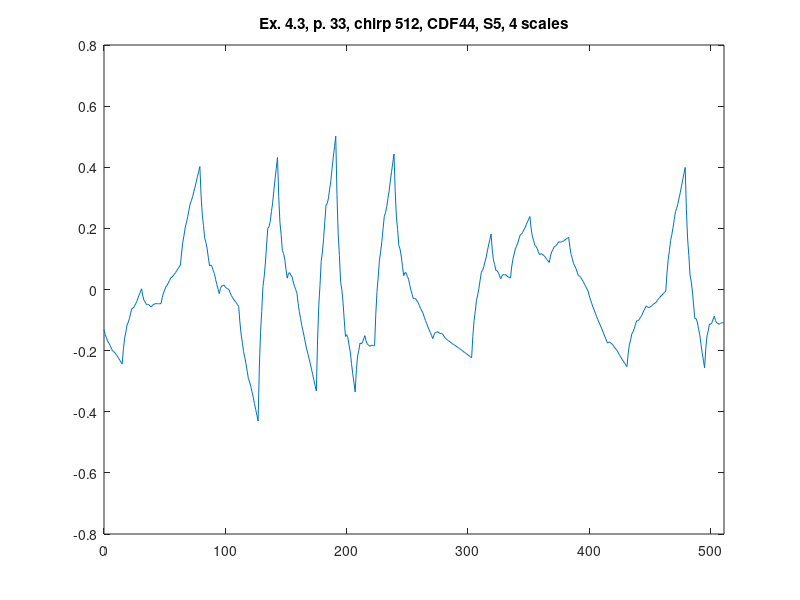

Reproduce this figure in MATLAB.
%% ========================================================================
%% Programmatic octave notes on "Ripples in Mathematics" by A. Jensen
%% and A. la Cour-Harbo written with a deep gratitude to the authors for
%% this wonderful text. 
%% 
%% Reconstruction of graphs in Ex. 4.3, p.33, Ch 04, S5, CDF44, 4 scales.
%%
%% Author: Vladimir Kulyukin
%% 
%% NB: I have tested this code in Octave 4.
%% =========================================================================
t = [0:511];

%%y_ex_4_3_chirp_512_p33 = arrayfun(@(x) sin(x*x), t);

y_ex_4_3_chirp_CDF44_S5_512_p33 = [
-0.1311593855557856
-0.14752887134187934
-0.15776830637746508
-0.1696502835612112
-0.17540220999444936
-0.1827966785758479
-0.19183368930540687
-0.20043058219283216
-0.2028974243297495
-0.20700680861482718
-0.2127587350480653
-0.21807054363916972
-0.22502489437843465
-0.23153912727556586
-0.23761324233056338
-0.24380528660593512
-0.1940625781433204
-0.15930754150568363
-0.13954017669302493
-0.11575687731844063
-0.1069612497688344
-0.0941496876573026
-0.07732219098384523
-0.06157076073311203
-0.06080700230735692
-0.05602730931967623
-0.04723168177006998
-0.039512120643187904
-0.027776624954380297
-0.017117195688296862
-0.007533832844937617
0.0023378611273928217
-0.021228604125106965
-0.03583534161693019
-0.04148235134807687
-0.04953011289709953
-0.048618146685445646
-0.050106932291667745
-0.053996469715765855
-0.05724272762903652
-0.05152925778163068
-0.04821653975210081
-0.047304573540446926
-0.04574932781796562
-0.04659483391336031
-0.04679706049792757
-0.04635600757166742
-0.04608732087084095
-0.026080665494992973
-0.011362782885847801
-0.0019336730434054428
0.008912559190826648
0.014470018658355926
0.021444600517674935
0.02983630476878368
0.0378482922194363
0.040571506903386116
0.04471184397912566
0.05026930344665494
0.05544704611372809
0.06204191117259098
0.06825705943099773
0.07409249088894838
0.08002966715693376
0.12276134761602302
0.1556339703912024
0.17864753548247198
0.204302827118277
0.22009906107017227
0.23853702156660295
0.25961670860756914
0.27998854715430316
0.2905013280171275
0.30365583542448726
0.3194520693763825
0.3345404548340455
0.35227056683624414
0.36929283034421045
0.3856072453579448
0.40211132780407205
0.308455222577803
0.24431645067641333
0.20969501209990332
0.16716442789627148
0.1541511770175193
0.13322878051164533
0.10439723837864961
0.07768494542926128
0.08048998580475261
0.07538588055312215
0.062372629674369934
0.051478627979225124
0.03267548065695859
0.015991582518299463
0.0014269335632477566
-0.013705566499111876
0.0036626878681493636
0.012322391332591456
0.012273543894214402
0.01455814563749306
0.00813419647795258
0.004043696500067811
0.002286645703838755
-9.565091619401396E-5
-0.011186498439045926
-0.019943896780242124
-0.026367845939782607
-0.03341704092312679
-0.03813278672481528
-0.04347377835030747
-0.04944001579960338
-0.055238719135340134
-0.10674275193887878
-0.14600007862172149
-0.1730106991838683
-0.20330281476099687
-0.22134822421742956
-0.24267512868884394
-0.2672835281752402
-0.2910126537224052
-0.30249507314887447
-0.31725898759032534
-0.335304397046758
-0.35247053256395944
-0.3729181630961428
-0.392486519689095
-0.41117560234281597
-0.4301002857384797
-0.26027467559712414
-0.1410245541801502
-0.07234992148755795
0.009876372565541715
0.04152717789425969
0.08672964458348507
0.1454837726332179
0.2006067439653027
0.20515422657300583
0.22325337054121636
0.2549041758699343
0.28292382448100417
0.3244951344525816
0.3624352877065109
0.3967442842427923
0.43202624628915814
0.3038915213403054
0.21954416570159094
0.17898417937301492
0.12669140279910396
0.1181859955353315
0.09794779802622407
0.06597681027178173
0.03714961418854063
0.05210978741543801
0.055337170397000444
0.046831763133227955
0.0414701475406567
0.02437574170275055
0.010425127536045636
-3.8169495945803746E-4
-0.012030893894431773
-0.04536343105168148
-0.07288593524306143
-0.09459840646857165
-0.11786767133528483
-0.13532690323612834
-0.1543429287781748
-0.17491574796142423
-0.1950714255457314
-0.209417070164169
-0.22531950842380946
-0.24277874032465296
-0.25982083062655414
-0.2784197145696584
-0.2966014569138203
-0.3143660576590401
-0.33224243115882574
-0.16864899039701378
-0.05368023981722271
0.012663820580547394
0.09203682744480356
0.12278514412703881
0.16656240727576008
0.2233686168909674
0.2766837308222514
0.28137415457151466
0.2990935247872638
0.3298418414694991
0.357099062467811
0.39738522993260905
0.43418030171348365
0.4674842778104352
0.5017236901765936
0.31163844622027037
0.18166081276794513
0.11179078981961807
0.025814981177780208
-5.321696005945037E-5
-0.0420272007914099
-0.10010697031627112
-0.15387120757108738
-0.14752783432190555
-0.15729024676623443
-0.1831584449040741
-0.20471111077186877
-0.24236956233317433
-0.2757124816244349
-0.30473986864565045
-0.33492359905353497
-0.2624561920876174
-0.21749407448314625
-0.2000372462401217
-0.17521039792511311
-0.17788883897155117
-0.17319725994600524
-0.16113566084847533
-0.15104885267743468
-0.16846733386784069
-0.17851579498626266
-0.18119423603270068
-0.18584746800562793
-0.1831306799065713
-0.18238868273400388
-0.18362147648792576
-0.18432512660787448
-0.08153859604573643
-0.0064821758219144945
0.0408441340635913
0.09560070462027481
0.12262716483864222
0.15708388572818735
0.19897086728891022
0.23886691650323827
0.25103285537925024
0.2706290549264399
0.2976555151448073
0.3226910430167798
0.3551568315599303
0.3856316877566857
0.41411561160704646
0.4431330041718085
0.3200902119268525
0.2377918234025877
0.19623783859901414
0.14376642372239368
0.13203941256646462
0.10939497133748868
0.07583310003546583
0.045196545304939134
0.05530439429510378
0.05449481321222154
0.04276780205629244
0.033966107471859484
0.014246982814379684
-0.0025468252716039624
-0.01641531678609145
-0.031067644513516714
-0.02877575125798388
-0.031024048331209145
-0.03781253573319253
-0.04338448280310157
-0.05349662020176873
-0.062392217268361555
-0.07007127400288005
-0.07807630173693773
-0.09062151979975358
-0.10195019753049507
-0.1120623349291622
-0.12250044332736855
-0.1317220113935006
-0.14126955045917183
-0.1511430605243823
-0.16092922692351022
-0.14798822284899485
-0.14113694574913666
-0.14037539562393564
-0.13798210807374917
-0.14167854749821995
-0.14374324949770528
-0.1441762140722052
-0.14504640137198954
-0.15200631564643122
-0.15733449249588738
-0.1610309319203581
-0.16516459407011333
-0.16766651879488315
-0.17060566624493742
-0.17398203642027618
-0.1772412531194624
-0.17948553253448835
-0.1820017635751732
-0.18478994624151707
-0.18750525968938522
-0.19049252476291256
-0.19340692061796408
-0.19624844725453994
-0.19910949913935944
-0.20224250264983812
-0.20530263694184103
-0.20828990201536823
-0.21129669233713907
-0.21423061344043431
-0.21718405979197314
-0.22015703139175563
-0.22312477121703914
-0.1528619438415639
-0.10222118780880499
-0.07120250311876247
-0.03492610025861323
-0.018271768741180396
0.0036402809463591786
0.03081004880400549
0.05657101532394125
0.06270991050116062
0.0741065238484867
0.09076085536591953
0.1060063855456418
0.12650963389547087
0.14560408090758933
0.16328972658199728
0.18135285943714063
0.12927975054819246
0.09599959099472756
0.08151238077674602
0.0619896149609227
0.06125979848058273
0.05549442640240098
0.04469349872637749
0.0352418441062377
0.04458313882158126
0.048888877939083045
0.048159061458743074
0.048778518034286816
0.04436241901198881
0.04129559304557451
0.03957804013504393
0.037498950598820226
0.07344227955275266
0.09919753217796956
0.11476470847447094
0.13306177159567825
0.14117075838817011
0.1520096320053679
0.16557839244727163
0.17841568191906698
0.18106489506214696
0.1864439950299328
0.19455298182242464
0.2019304976448081
0.21203790029189762
0.22141383196887873
0.2300582926757515
0.23889875043835157
0.2004968669048509
0.1747535305701959
0.1616687414343866
0.14519210479929526
0.14137401536304972
0.13416407842752218
0.12356229399271271
0.11386935235618531
0.1168349579185037
0.11640871598154008
0.11259062654529452
0.10968137990733104
0.10338028577008565
0.09798803443112236
0.09350462589044119
0.08877769365591345
0.1095414507861424
0.12347499828657219
0.13057833615720282
0.13951182318227337
0.14161510057754487
0.14554852712725627
0.15131210283140764
0.1565852915475983
0.15502827063398986
0.15530139887482133
0.15740467627009277
0.15901756667740352
0.16246060623915426
0.16541325881294427
0.1678755243987736
0.1704691887820057
0.13782310687007998
0.11461948651941944
0.1008583277300241
0.0845670689907258
0.07771827181269274
0.06833937468475673
0.0564303776069178
0.04519931876742536
0.04341072148919817
0.03909202426106802
0.032243227083034946
0.026072368143348373
0.017371409253758893
0.009348388602515918
0.002003306189619456
-0.005523429226760133
-0.021061572575092807
-0.034453065637822355
-0.045697908414948786
-0.057517944402534604
-0.0671913301045173
-0.07743990901695941
-0.08826368113986091
-0.09893333070652792
-0.10745632998759186
-0.11655452247911514
-0.12622790818109786
-0.13574717132684608
-0.14584162768305375
-0.15578196148302692
-0.16556817272676566
-0.1753956809849828
-0.17219933866422216
-0.17249272658844217
-0.17627584475764296
-0.17912389252589866
-0.18546167053913515
-0.19086437815142654
-0.19533201536277292
-0.20005020393291872
-0.20825812274804528
-0.21553097116222672
-0.2218687491754632
-0.22845707854749908
-0.23411033751859
-0.2400141478484803
-0.24616850953717007
-0.25225573619160696
-0.21035694596898763
-0.1813159702165617
-0.16513280893432924
-0.14550440664837921
-0.13873381883262273
-0.12851799001314865
-0.11485692018995702
-0.10211899991144208
-0.10223889410312068
-0.0989135472910817
-0.09214295947532519
-0.08629552120424534
-0.07700284192944801
-0.06863331219932736
-0.0611869320138834
-0.053493194653450156
-0.05789730945700735
-0.059059814543072194
-0.056980709911644695
-0.05577019198619612
-0.05131806434325524
-0.04773452340629329
-0.04501956917531031
-0.04207187783790384
-0.03588257678300506
-0.03056186243408522
-0.026109734791144326
-0.021424870041779964
-0.01760859199839456
-0.01355957684858568
-0.009277824592353332
-0.005058434055835907
0.05375234367670785
0.09793540329638162
0.1274907448031854
0.16096557156544272
0.1798126802148302
0.2025792741196712
0.22926535327996586
0.25490120953131595
0.2659093476697962
0.28083697106372996
0.2996840797131174
0.31748096545356025
0.3391973364494568
0.3598634845364088
0.37947940971441635
0.39937674127274814
0.26143358053654764
0.16578365224359784
0.11242695639389885
0.047737823065729025
0.025341922180810085
-0.008386416182579692
-0.05344719202444029
-0.09547145039566843
-0.09520247632364577
-0.1062659397300939
-0.12866184061501285
-0.14802122402929935
-0.1787130449220567
-0.20636834834418155
-0.230987134295674
-0.25641955265122535
-0.19197835004908853
-0.151618711603425
-0.1353406373142349
-0.11260992735683949
-0.11396078155591748
-0.10885900008679013
-0.09730458294945747
-0.08747914432847267
-0.10173526986396134
-0.10953875973124465
-0.11088961393032262
-0.11396944664574846
-0.11059664369296901
-0.1089528192565374
-0.10903797333645368
-0.10865984901918374
];

figure;
plot(t, y_ex_4_3_chirp_CDF44_S5_512_p33);
xlim([0 511]);
title('Ex. 4.3, p. 33, chirp 512, CDF44, S5, 4 scales');
